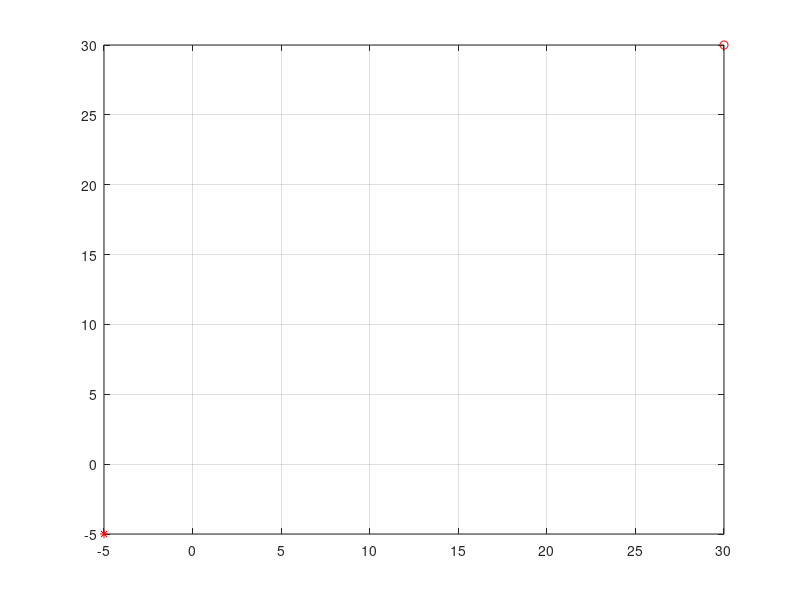

The MATLAB source for this figure: (Note: this script raises an error after producing the figure.)
%% Simulation set-up for the 
clear all;close all;clc
warning off
%% initilize the system
Ts = 0.1;
N =10;
%Initial Position and Heading
x_car =-5;
y_car =-5;
psi =0;         
v= 1.0;

a_ini = 0.0; % initial acceleration
alpha_ini= 0; % last steering angle 
memory = [x_car,y_car,psi, v, a_ini, alpha_ini]; % Last state
%% The destination
x_goal = 30; 
y_goal = 30;
psi_goal =pi; 
v_goal = 0.1; % stop at the end 

Goal_inf = [x_goal,y_goal,psi_goal, v_goal]; 

figure(1)
plot(x_car,y_car,'r*',x_goal,y_goal,'ro')
grid on; 
%legend('Initial Position','Goal','Location','best');
hold on;
%% MPC control iterations
x_h = [];
y_h = [];
v_h = [];
delta_h = [];
a_h = [];
h =2;
i = 1;
while i   % Control iteration
    
    %updtae the initial state
    x_car0 = x_car;
    y_car0 = y_car;
    psi0 = psi;
    v_car0 = v;
    
% [v ,alpha, memory] = controller_lqr(x_car,y_car,psi,memory,Goal_inf, N);
  [a ,alpha, memory] = controller_lqr2(x_car,y_car,psi,v ,memory,Goal_inf, N);

   a_cmd = a
   delta_f = alpha
    
    sim bic_3.slx
    
    x_car=x_state.Data(h);
    y_car=y_state.Data(h);
    % plot(x_state.Data, y_state.Data)
    psi= psi_state.Data(h);
    v = v_state.Data(h);
    %plot(v_state.Data);

   
    x_h = [x_h;x_car];
    y_h = [y_h;y_car];
    v_h = [v_h;v];
    delta_h = [delta_h, delta_f];
    a_h = [a_h, a];
    
    i = i+1;
    if (abs(x_car - x_goal) <1&& abs(y_car - y_goal) <1 )&&abs(psi - psi_goal) <0.1 ||i >200
        disp('reach goal')
        break
    end
 
 figure(1)
 plot(x_car,y_car, 'ob');hold on
    
end

figure(1)
plot(x_h, y_h,'ob-');
figure
subplot(2,1,1)
plot(v_h);
ylabel('velocity')
subplot(2,1,2)
plot(delta_h);
ylabel('Psi')

